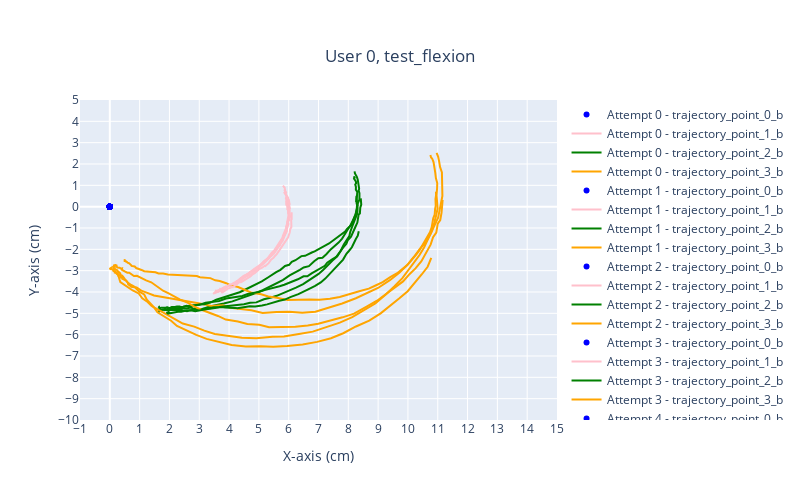

The code cell stored with this chart in its notebook:
### Code cell
PlotOneUserMultipleAttempt(user_0_flexion_df_list, "test_flexion", shot_legend=True)
